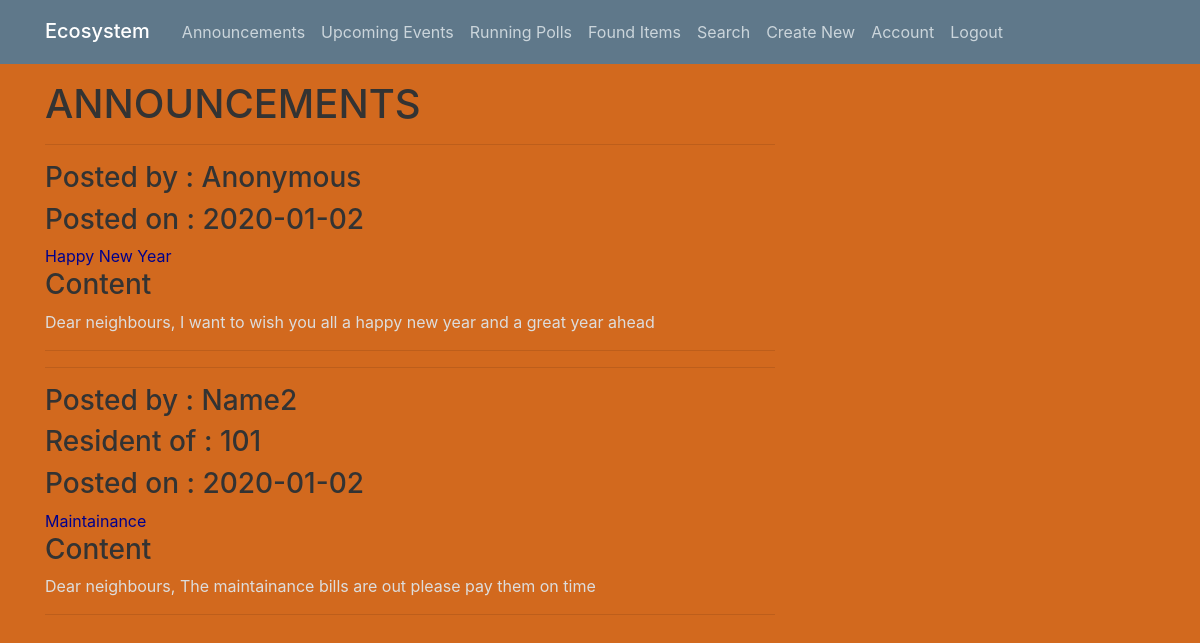
Page /announcements (signed in) on the committed database.
### ecosystem/models.py (models this page shows, shortened)
class Post(db.Model):
    id = db.Column(db.Integer, primary_key = True)
    title = db.Column(db.String(100), nullable= False)
    date_posted = db.Column(db.DateTime, nullable=False, default=datetime.utcnow())
    content = db.Column(db.Text, nullable=False)
    user_id = db.Column(db.Integer, db.ForeignKey('user.id'), nullable=False)
    anonymity = db.Column(db.Boolean, default = False)

class User(db.Model, UserMixin):
    id = db.Column(db.Integer, primary_key = True)
    username = db.Column(db.String(20), unique=True, nullable=False)
    name = db.Column(db.String(20), nullable=False)
    apt_no = db.Column(db.String(3), nullable=False, unique=True)
    password = db.Column(db.String(60), nullable=False)
    posts = db.relationship('Post', backref='author', lazy=True)
    events = db.relationship('Event', backref='author', lazy=True)
    polls = db.relationship('Poll', backref='author', lazy=True)

### ecosystem/routes.py (the view)
@app.route("/announcements")
def home():
    posts = Post.query.all()
    return render_template('announcements.html', posts=posts)

### ecosystem/models.py (called while the page is built)
@login_manager.user_loader
def load_user(user_id):
    return User.query.get(int(user_id))

### ecosystem/templates/announcements.html
{% extends "layout.html" %}
{% block content %}
    <h1>ANNOUNCEMENTS</h1>
    {% for post in posts %}
        <hr>
        {% if post.anonymity == False %}
            <h3>Posted by : {{ post.author.name }}</h3>
            <h3>Resident of : {{ post.author.apt_no }}</h3>
        {% else %}
            <h3>Posted by : Anonymous</h3>
        {% endif %}
        <h3>Posted on : {{ post.date_posted.strftime('%Y-%m-%d') }}</h3>
        <a href={{ url_for('post', post_id = post.id) }}>{{ post.title }}</a>
        <h3>Content</h3>
        <p>{{ post.content }}</p>
        <hr>
    {% endfor %}
{% endblock content %}

### ecosystem/static/main.css (style rules this page uses)
body { background-color: #D2691E; color: #333333; margin-top: 5rem; }
h1, h2, h3, h4, h5, h6 { color: #333333; }
a { color: #00008B; }
p { color: #dddddd; }

### rows in the picture
Post: anonymity "Posted by : Anonymous", date_posted "2020-01-02", title "Happy New Year", content "Dear neighbours, I want to wish you all a happy new year and a great year ahead"
Post: author.name "Name2", author.apt_no "101", date_posted "2020-01-02", title "Maintainance", content "Dear neighbours, The maintainance bills are out please pay them on time"
